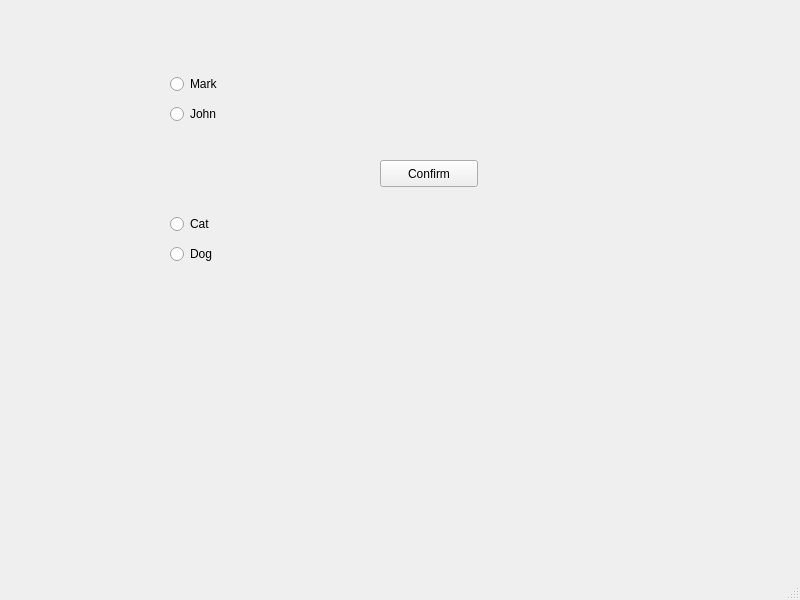
<?xml version="1.0" encoding="UTF-8"?>
<ui version="4.0">
 <class>MainWindow</class>
 <widget class="QMainWindow" name="MainWindow">
  <property name="geometry">
   <rect>
    <x>0</x>
    <y>0</y>
    <width>800</width>
    <height>600</height>
   </rect>
  </property>
  <property name="windowTitle">
   <string>MainWindow</string>
  </property>
  <widget class="QWidget" name="centralwidget">
   <widget class="QPushButton" name="pushButton">
    <property name="geometry">
     <rect>
      <x>380</x>
      <y>160</y>
      <width>98</width>
      <height>27</height>
     </rect>
    </property>
    <property name="text">
     <string>Confirm</string>
    </property>
   </widget>
   <widget class="QWidget" name="">
    <property name="geometry">
     <rect>
      <x>170</x>
      <y>70</y>
      <width>126</width>
      <height>58</height>
     </rect>
    </property>
    <layout class="QVBoxLayout" name="verticalLayout">
     <item>
      <widget class="QRadioButton" name="radioButton">
       <property name="text">
        <string>Mark</string>
       </property>
      </widget>
     </item>
     <item>
      <widget class="QRadioButton" name="radioButton_2">
       <property name="text">
        <string>John</string>
       </property>
      </widget>
     </item>
    </layout>
   </widget>
   <widget class="QWidget" name="">
    <property name="geometry">
     <rect>
      <x>170</x>
      <y>210</y>
      <width>126</width>
      <height>58</height>
     </rect>
    </property>
    <layout class="QVBoxLayout" name="verticalLayout_2">
     <item>
      <widget class="QRadioButton" name="radioButton_3">
       <property name="text">
        <string>Cat</string>
       </property>
      </widget>
     </item>
     <item>
      <widget class="QRadioButton" name="radioButton_4">
       <property name="text">
        <string>Dog</string>
       </property>
      </widget>
     </item>
    </layout>
   </widget>
  </widget>
  <widget class="QMenuBar" name="menubar">
   <property name="geometry">
    <rect>
     <x>0</x>
     <y>0</y>
     <width>800</width>
     <height>24</height>
    </rect>
   </property>
  </widget>
  <widget class="QStatusBar" name="statusbar"/>
 </widget>
 <resources/>
 <connections/>
</ui>
